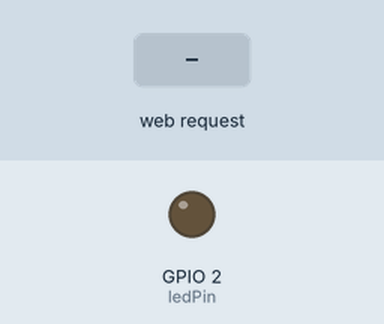
A sketch run on a simulated ESP32. Parts: output pins drawn as LEDs (lit = HIGH). The inputs (shaded band) are chosen by the test bench. WiFi joins after 1.5 s; servers stay silent unless stated; what the sketch prints to the serial monitor is not drawn.

Above: at 2.7 s.
2.8 s: HTTP request GET /LED=ON received
At 3.1 s:
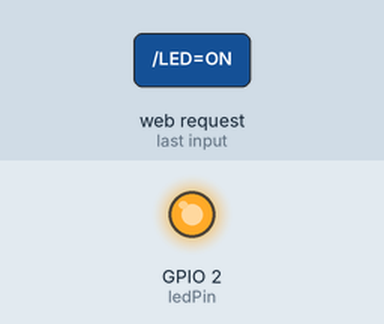
4.3 s: HTTP request GET /LED=OFF received
At 5.4 s:
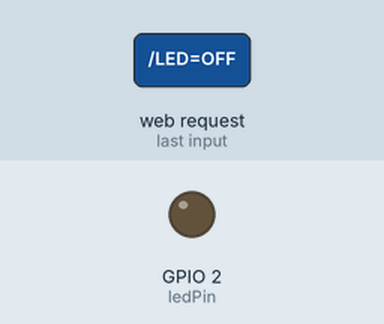
Timing chart, 0 to 7.3 s (numbered marks = the images above; inputs shaded):
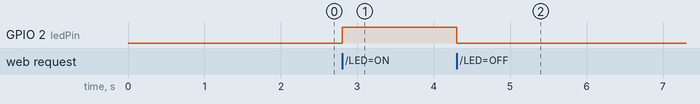

Measured:
- after the input at 2.8 s, GPIO 2 (ledPin): LOW → HIGH at once
- after the input at 4.3 s, GPIO 2 (ledPin): HIGH → LOW at once

The sketch:

esp32_led_control.ino
```cpp
#include <WiFi.h>

// 🔹 Remplace par ton WiFi
const char* ssid = "Tenda_D935B8-5G";
const char* password = "2024@2025";

// 🔹 LED pin
const int ledPin = 2;

// 🔹 Serveur web sur port 80
WiFiServer server(80);

void setup() {
  Serial.begin(115200);

  pinMode(ledPin, OUTPUT);
  digitalWrite(ledPin, LOW);

  // Connexion WiFi
  Serial.print("Connecting to WiFi");
  WiFi.begin(ssid, password);

  while (WiFi.status() != WL_CONNECTED) {
    delay(500);
    Serial.print(".");
  }

  Serial.println("\nWiFi connected!");
  Serial.println(WiFi.localIP());

  server.begin();
}

void loop() {
  WiFiClient client = server.available();

  if (client) {
    String request = client.readStringUntil('\r');
    client.flush();

    // 🔹 LED ON
    if (request.indexOf("/LED=ON") != -1) {
      digitalWrite(ledPin, HIGH);
    }

    // 🔹 LED OFF
    if (request.indexOf("/LED=OFF") != -1) {
      digitalWrite(ledPin, LOW);
    }

    // 🔹 Page HTML
    client.println("HTTP/1.1 200 OK");
    client.println("Content-type:text/html");
    client.println();

    client.println("<!DOCTYPE html><html>");
    client.println("<head><title>ESP32 LED Control</title></head>");
    client.println("<body style='text-align:center;font-family:Arial'>");

    client.println("<h1>ESP32 LED Control</h1>");

    client.println("<p><a href='/LED=ON'><button style='padding:20px;background:green;color:white'>ON</button></a></p>");
    client.println("<p><a href='/LED=OFF'><button style='padding:20px;background:red;color:white'>OFF</button></a></p>");

    client.println("</body></html>");

    client.stop();
  }
}
```
